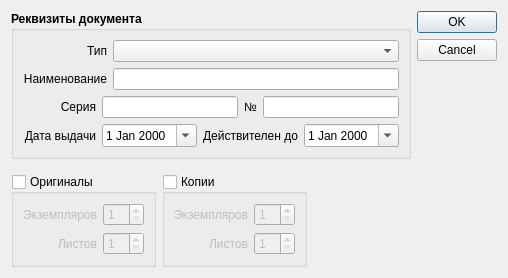
<?xml version="1.0" encoding="UTF-8"?>
<ui version="4.0">
 <class>Dialog_DocDetails</class>
 <widget class="QDialog" name="Dialog_DocDetails">
  <property name="geometry">
   <rect>
    <x>0</x>
    <y>0</y>
    <width>461</width>
    <height>243</height>
   </rect>
  </property>
  <property name="windowTitle">
   <string/>
  </property>
  <property name="modal">
   <bool>true</bool>
  </property>
  <layout class="QHBoxLayout" name="horizontalLayout">
   <item>
    <widget class="QWidget" name="widget" native="true">
     <layout class="QVBoxLayout" name="verticalLayout">
      <property name="spacing">
       <number>15</number>
      </property>
      <property name="leftMargin">
       <number>0</number>
      </property>
      <property name="topMargin">
       <number>0</number>
      </property>
      <property name="rightMargin">
       <number>0</number>
      </property>
      <property name="bottomMargin">
       <number>0</number>
      </property>
      <item>
       <widget class="QGroupBox" name="groupBox">
        <property name="font">
         <font>
          <weight>75</weight>
          <bold>true</bold>
         </font>
        </property>
        <property name="title">
         <string>Реквизиты документа</string>
        </property>
        <layout class="QGridLayout" name="gridLayout">
         <item row="0" column="0">
          <widget class="QLabel" name="label">
           <property name="font">
            <font>
             <weight>50</weight>
             <bold>false</bold>
            </font>
           </property>
           <property name="text">
            <string>Тип</string>
           </property>
           <property name="alignment">
            <set>Qt::AlignRight|Qt::AlignTrailing|Qt::AlignVCenter</set>
           </property>
          </widget>
         </item>
         <item row="0" column="1">
          <widget class="QComboBox" name="cBox_Doctype">
           <property name="font">
            <font>
             <weight>50</weight>
             <bold>false</bold>
            </font>
           </property>
          </widget>
         </item>
         <item row="1" column="0">
          <widget class="QLabel" name="label_2">
           <property name="font">
            <font>
             <weight>50</weight>
             <bold>false</bold>
            </font>
           </property>
           <property name="text">
            <string>Наименование</string>
           </property>
           <property name="alignment">
            <set>Qt::AlignRight|Qt::AlignTrailing|Qt::AlignVCenter</set>
           </property>
          </widget>
         </item>
         <item row="1" column="1">
          <widget class="QLineEdit" name="lEdit_Name">
           <property name="font">
            <font>
             <weight>50</weight>
             <bold>false</bold>
            </font>
           </property>
          </widget>
         </item>
         <item row="2" column="0" colspan="2">
          <widget class="QWidget" name="widget_2" native="true">
           <property name="font">
            <font>
             <weight>50</weight>
             <bold>false</bold>
            </font>
           </property>
           <layout class="QGridLayout" name="gridLayout_2">
            <property name="leftMargin">
             <number>0</number>
            </property>
            <property name="topMargin">
             <number>0</number>
            </property>
            <property name="rightMargin">
             <number>0</number>
            </property>
            <property name="bottomMargin">
             <number>0</number>
            </property>
            <item row="0" column="4" colspan="2">
             <widget class="QLineEdit" name="lEdit_Number"/>
            </item>
            <item row="1" column="1">
             <widget class="QDateEdit" name="dEdit_Date">
              <property name="calendarPopup">
               <bool>true</bool>
              </property>
             </widget>
            </item>
            <item row="1" column="5">
             <widget class="QDateEdit" name="dEdit_Expires">
              <property name="calendarPopup">
               <bool>true</bool>
              </property>
             </widget>
            </item>
            <item row="1" column="0">
             <widget class="QLabel" name="label_5">
              <property name="text">
               <string>Дата выдачи</string>
              </property>
              <property name="alignment">
               <set>Qt::AlignRight|Qt::AlignTrailing|Qt::AlignVCenter</set>
              </property>
             </widget>
            </item>
            <item row="0" column="0">
             <widget class="QLabel" name="label_3">
              <property name="minimumSize">
               <size>
                <width>73</width>
                <height>0</height>
               </size>
              </property>
              <property name="text">
               <string>Серия</string>
              </property>
              <property name="alignment">
               <set>Qt::AlignRight|Qt::AlignTrailing|Qt::AlignVCenter</set>
              </property>
             </widget>
            </item>
            <item row="0" column="3">
             <widget class="QLabel" name="label_4">
              <property name="sizePolicy">
               <sizepolicy hsizetype="Fixed" vsizetype="Preferred">
                <horstretch>0</horstretch>
                <verstretch>0</verstretch>
               </sizepolicy>
              </property>
              <property name="text">
               <string>№</string>
              </property>
             </widget>
            </item>
            <item row="0" column="1" colspan="2">
             <widget class="QLineEdit" name="lEdit_Series"/>
            </item>
            <item row="1" column="2" colspan="3">
             <widget class="QLabel" name="label_6">
              <property name="text">
               <string>Действителен до</string>
              </property>
              <property name="alignment">
               <set>Qt::AlignRight|Qt::AlignTrailing|Qt::AlignVCenter</set>
              </property>
             </widget>
            </item>
           </layout>
          </widget>
         </item>
        </layout>
       </widget>
      </item>
      <item>
       <widget class="QWidget" name="widget_3" native="true">
        <layout class="QHBoxLayout" name="horizontalLayout_2">
         <property name="leftMargin">
          <number>0</number>
         </property>
         <property name="topMargin">
          <number>0</number>
         </property>
         <property name="rightMargin">
          <number>0</number>
         </property>
         <property name="bottomMargin">
          <number>0</number>
         </property>
         <item>
          <widget class="QGroupBox" name="gBox_Originals">
           <property name="title">
            <string>Оригиналы</string>
           </property>
           <property name="flat">
            <bool>false</bool>
           </property>
           <property name="checkable">
            <bool>true</bool>
           </property>
           <property name="checked">
            <bool>false</bool>
           </property>
           <layout class="QGridLayout" name="gridLayout_3">
            <item row="0" column="0">
             <widget class="QLabel" name="label_7">
              <property name="text">
               <string>Экземпляров</string>
              </property>
              <property name="alignment">
               <set>Qt::AlignRight|Qt::AlignTrailing|Qt::AlignVCenter</set>
              </property>
             </widget>
            </item>
            <item row="0" column="1">
             <widget class="QSpinBox" name="spBox_OExemplars">
              <property name="minimum">
               <number>1</number>
              </property>
              <property name="value">
               <number>1</number>
              </property>
             </widget>
            </item>
            <item row="1" column="0">
             <widget class="QLabel" name="label_8">
              <property name="text">
               <string>Листов</string>
              </property>
              <property name="alignment">
               <set>Qt::AlignRight|Qt::AlignTrailing|Qt::AlignVCenter</set>
              </property>
             </widget>
            </item>
            <item row="1" column="1">
             <widget class="QSpinBox" name="spBox_OPages">
              <property name="minimum">
               <number>1</number>
              </property>
              <property name="value">
               <number>1</number>
              </property>
             </widget>
            </item>
           </layout>
          </widget>
         </item>
         <item>
          <widget class="QGroupBox" name="gBox_Copies">
           <property name="title">
            <string>Копии</string>
           </property>
           <property name="flat">
            <bool>false</bool>
           </property>
           <property name="checkable">
            <bool>true</bool>
           </property>
           <property name="checked">
            <bool>false</bool>
           </property>
           <layout class="QGridLayout" name="gridLayout_4">
            <item row="0" column="0">
             <widget class="QLabel" name="label_9">
              <property name="text">
               <string>Экземпляров</string>
              </property>
              <property name="alignment">
               <set>Qt::AlignRight|Qt::AlignTrailing|Qt::AlignVCenter</set>
              </property>
             </widget>
            </item>
            <item row="0" column="1">
             <widget class="QSpinBox" name="spBox_CExemplars">
              <property name="minimum">
               <number>1</number>
              </property>
              <property name="value">
               <number>1</number>
              </property>
             </widget>
            </item>
            <item row="1" column="0">
             <widget class="QLabel" name="label_10">
              <property name="text">
               <string>Листов</string>
              </property>
              <property name="alignment">
               <set>Qt::AlignRight|Qt::AlignTrailing|Qt::AlignVCenter</set>
              </property>
             </widget>
            </item>
            <item row="1" column="1">
             <widget class="QSpinBox" name="spBox_CPages">
              <property name="minimum">
               <number>1</number>
              </property>
              <property name="value">
               <number>1</number>
              </property>
             </widget>
            </item>
           </layout>
          </widget>
         </item>
         <item>
          <spacer name="horizontalSpacer">
           <property name="orientation">
            <enum>Qt::Horizontal</enum>
           </property>
           <property name="sizeHint" stdset="0">
            <size>
             <width>40</width>
             <height>20</height>
            </size>
           </property>
          </spacer>
         </item>
        </layout>
       </widget>
      </item>
     </layout>
    </widget>
   </item>
   <item>
    <widget class="QDialogButtonBox" name="buttonBox">
     <property name="orientation">
      <enum>Qt::Vertical</enum>
     </property>
     <property name="standardButtons">
      <set>QDialogButtonBox::Cancel|QDialogButtonBox::Ok</set>
     </property>
    </widget>
   </item>
  </layout>
 </widget>
 <resources/>
 <connections>
  <connection>
   <sender>buttonBox</sender>
   <signal>accepted()</signal>
   <receiver>Dialog_DocDetails</receiver>
   <slot>accept()</slot>
   <hints>
    <hint type="sourcelabel">
     <x>248</x>
     <y>254</y>
    </hint>
    <hint type="destinationlabel">
     <x>157</x>
     <y>274</y>
    </hint>
   </hints>
  </connection>
  <connection>
   <sender>buttonBox</sender>
   <signal>rejected()</signal>
   <receiver>Dialog_DocDetails</receiver>
   <slot>reject()</slot>
   <hints>
    <hint type="sourcelabel">
     <x>316</x>
     <y>260</y>
    </hint>
    <hint type="destinationlabel">
     <x>286</x>
     <y>274</y>
    </hint>
   </hints>
  </connection>
 </connections>
</ui>
